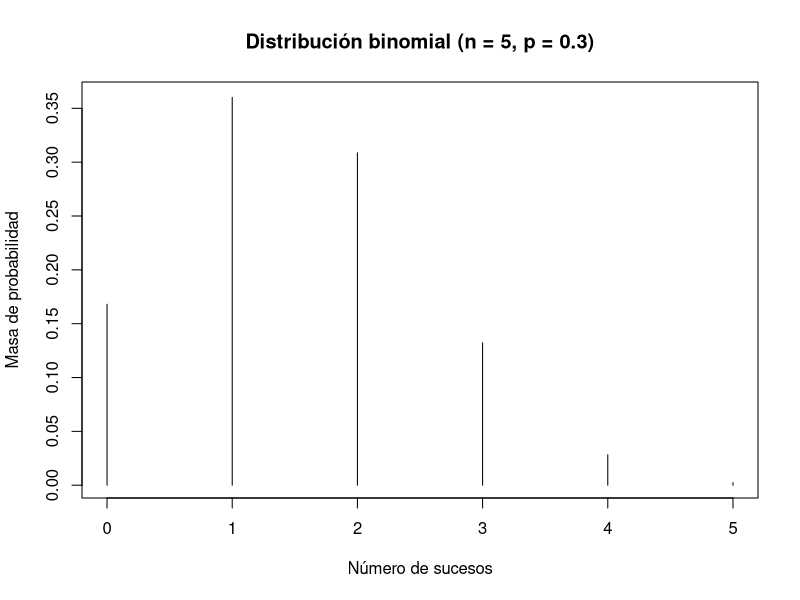
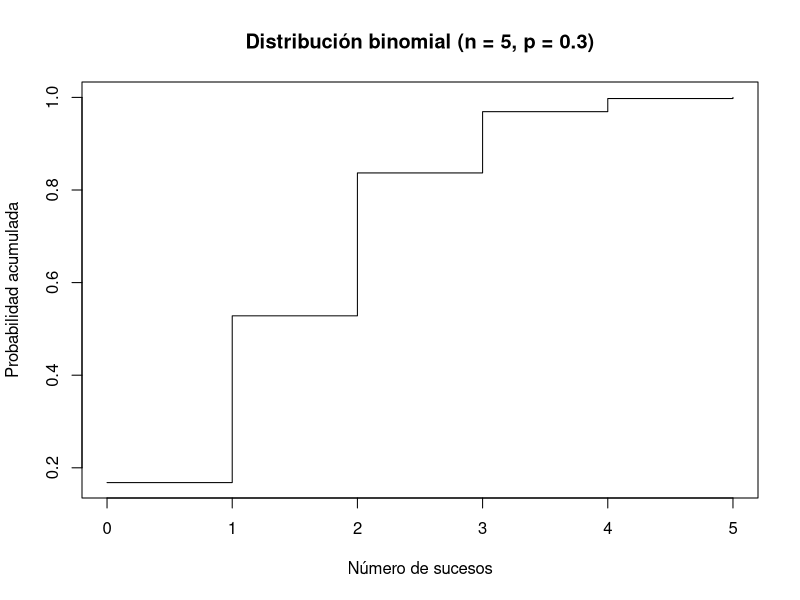
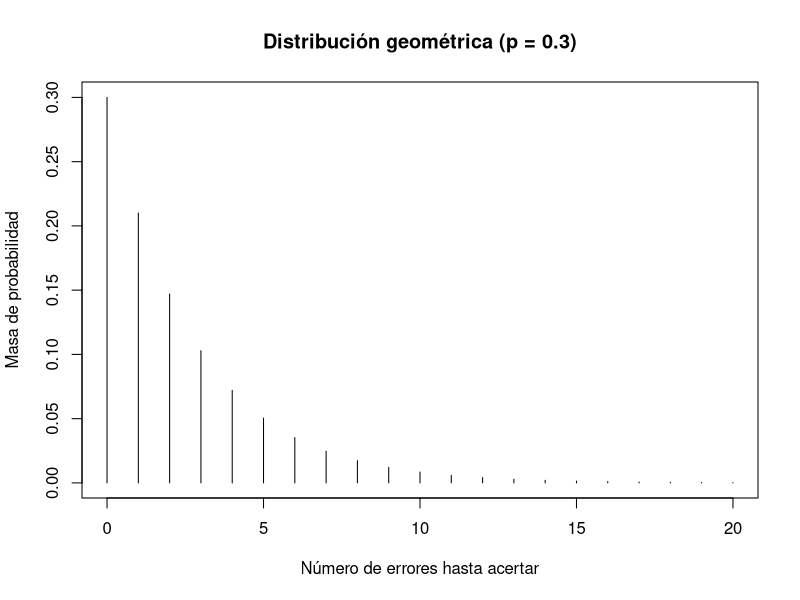

These figures' R source, in order:
## ---- chunk 1
knitr::opts_chunk$set(echo = TRUE)
## ---- chunk 2
    dbinom(3, size = 5, prob = 0.3)
## ---- chunk 3
    RBinom <- data.frame(Pr = dbinom(0:5, size = 5, prob = 0.3))
    rownames(RBinom) <- 0:5
    RBinom
## ---- chunk 4
    pbinom(3, size = 5, prob = 0.3, lower.tail = FALSE)
## ---- chunk 5
    pbinom(0:5, size = 5, prob = 0.3, lower.tail = FALSE)
## ---- chunk 6
    pbinom(0:5, size = 5, prob = 0.3, lower.tail = TRUE)
## ---- chunk 7
    pbinom(1, size = 5, prob = 0.3, lower.tail = TRUE)
## ---- chunk 8
    x <- 0:5
    Binom_plot <- dbinom(x, size = 5, prob = 0.3)
    plot(x, Binom_plot, main = "Distribución binomial (n = 5, p = 0.3)",
         xlab = "Número de sucesos", ylab = "Masa de probabilidad",
         type = "h")
## ---- chunk 9
    x <- 0:5
    Acum <- pbinom(x, size = 5, prob = 0.3)
    plot(x, Acum, main = "Distribución binomial (n = 5, p = 0.3)",
         xlab = "Número de sucesos", ylab = "Probabilidad acumulada",
         type = "s")
## ---- chunk 10
    pgeom(5, prob = 0.3, lower.tail = TRUE)
## ---- chunk 11
    x <- 0:20
    y <- dgeom(x, prob = 0.3)
    plot(x, y, main = "Distribución geométrica (p = 0.3)",
         xlab = "Número de errores hasta acertar", 
         ylab = "Masa de probabilidad", type = "h")
## ---- chunk 12
RHiper <- data.frame(Pr = dhyper(0:3, m = 12, n = 6, k = 3))
rownames(RHiper) <- 0:3
RHiper
## ---- chunk 13
    phyper(1, m = 12, n = 6, k = 3, lower.tail = FALSE)
